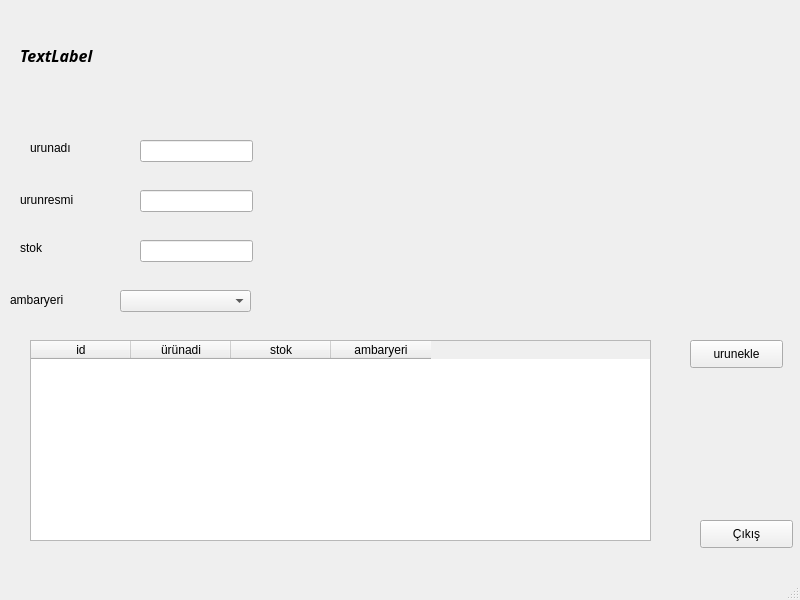
<?xml version="1.0" encoding="UTF-8"?>
<ui version="4.0">
 <class>MainWindow</class>
 <widget class="QMainWindow" name="MainWindow">
  <property name="geometry">
   <rect>
    <x>0</x>
    <y>0</y>
    <width>800</width>
    <height>600</height>
   </rect>
  </property>
  <property name="windowTitle">
   <string>MainWindow</string>
  </property>
  <widget class="QWidget" name="centralwidget">
   <widget class="QLabel" name="label">
    <property name="geometry">
     <rect>
      <x>20</x>
      <y>20</y>
      <width>421</width>
      <height>71</height>
     </rect>
    </property>
    <property name="font">
     <font>
      <family>Rockwell</family>
      <pointsize>12</pointsize>
      <weight>75</weight>
      <italic>true</italic>
      <bold>true</bold>
     </font>
    </property>
    <property name="text">
     <string>TextLabel</string>
    </property>
   </widget>
   <widget class="QPushButton" name="pushButton">
    <property name="geometry">
     <rect>
      <x>700</x>
      <y>520</y>
      <width>93</width>
      <height>28</height>
     </rect>
    </property>
    <property name="text">
     <string>Çıkış</string>
    </property>
   </widget>
   <widget class="QLineEdit" name="urunadi">
    <property name="geometry">
     <rect>
      <x>140</x>
      <y>140</y>
      <width>113</width>
      <height>22</height>
     </rect>
    </property>
   </widget>
   <widget class="QLineEdit" name="urunrsm">
    <property name="geometry">
     <rect>
      <x>140</x>
      <y>190</y>
      <width>113</width>
      <height>22</height>
     </rect>
    </property>
   </widget>
   <widget class="QLineEdit" name="stok">
    <property name="geometry">
     <rect>
      <x>140</x>
      <y>240</y>
      <width>113</width>
      <height>22</height>
     </rect>
    </property>
   </widget>
   <widget class="QLabel" name="label_2">
    <property name="geometry">
     <rect>
      <x>30</x>
      <y>140</y>
      <width>55</width>
      <height>16</height>
     </rect>
    </property>
    <property name="text">
     <string>urunadı</string>
    </property>
   </widget>
   <widget class="QLabel" name="label_3">
    <property name="geometry">
     <rect>
      <x>20</x>
      <y>190</y>
      <width>81</width>
      <height>20</height>
     </rect>
    </property>
    <property name="text">
     <string>urunresmi</string>
    </property>
   </widget>
   <widget class="QLabel" name="label_4">
    <property name="geometry">
     <rect>
      <x>20</x>
      <y>240</y>
      <width>55</width>
      <height>16</height>
     </rect>
    </property>
    <property name="text">
     <string>stok</string>
    </property>
   </widget>
   <widget class="QLabel" name="label_5">
    <property name="geometry">
     <rect>
      <x>10</x>
      <y>290</y>
      <width>71</width>
      <height>20</height>
     </rect>
    </property>
    <property name="text">
     <string>ambaryeri</string>
    </property>
   </widget>
   <widget class="QPushButton" name="urunekle">
    <property name="geometry">
     <rect>
      <x>690</x>
      <y>340</y>
      <width>93</width>
      <height>28</height>
     </rect>
    </property>
    <property name="text">
     <string>urunekle</string>
    </property>
   </widget>
   <widget class="QComboBox" name="cmbambar">
    <property name="geometry">
     <rect>
      <x>120</x>
      <y>290</y>
      <width>131</width>
      <height>22</height>
     </rect>
    </property>
   </widget>
   <widget class="QTableWidget" name="liste">
    <property name="geometry">
     <rect>
      <x>30</x>
      <y>340</y>
      <width>621</width>
      <height>201</height>
     </rect>
    </property>
    <column>
     <property name="text">
      <string>id</string>
     </property>
    </column>
    <column>
     <property name="text">
      <string>ürünadi</string>
     </property>
    </column>
    <column>
     <property name="text">
      <string>stok</string>
     </property>
    </column>
    <column>
     <property name="text">
      <string>ambaryeri</string>
     </property>
    </column>
   </widget>
  </widget>
  <widget class="QMenuBar" name="menubar">
   <property name="geometry">
    <rect>
     <x>0</x>
     <y>0</y>
     <width>800</width>
     <height>26</height>
    </rect>
   </property>
  </widget>
  <widget class="QStatusBar" name="statusbar"/>
 </widget>
 <resources/>
 <connections/>
</ui>
